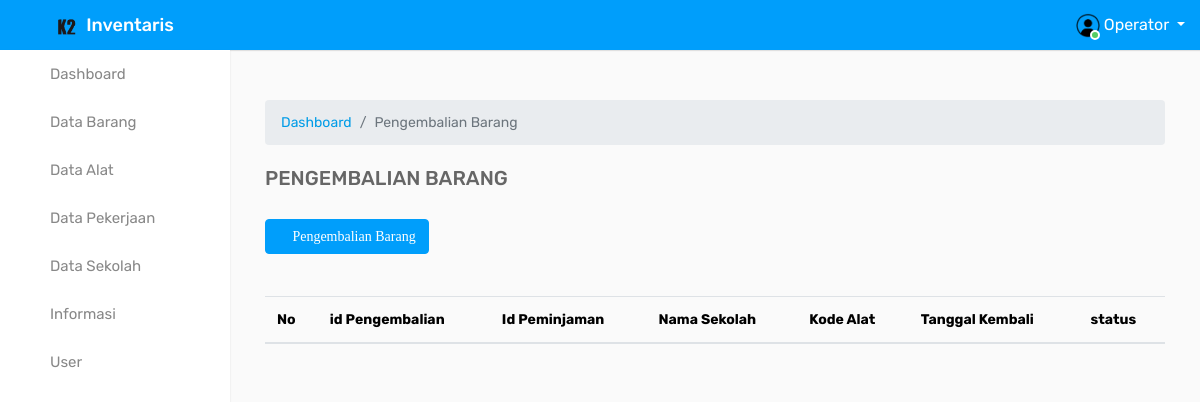
The app's page /operator/index.php?page=kembali (signed in), older data.
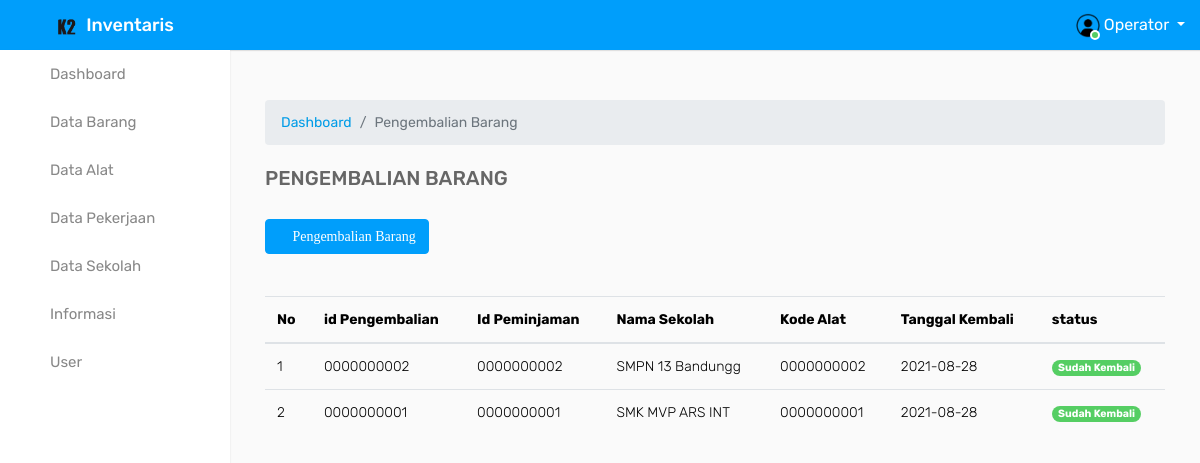
The same page, newer data.
### tables this page shows
CREATE TABLE `daftar_pengembalian` (
  `id_pengembalian` varchar(100) NOT NULL,
  `id_peminjaman` varchar(225) NOT NULL,
  `nama_sekolah` varchar(225) NOT NULL,
  `kode_alat` varchar(255) NOT NULL,
  `tanggal_kembali` varchar(255) NOT NULL,
  `status` enum('0','1') NOT NULL
);

### pages/kembali/tampil.php (the view, shortened to what this page needs)
<div class="page-wrapper">
            <div class="content">
                <div class="row">
            <div class="card-body table-responsive">
            <div class="page-title-right">
   <ol class="breadcrumb m-0">
      <li class="breadcrumb-item"><a href="javascript: void(0);">Dashboard</a></li>
      <li class="breadcrumb-item active">Pengembalian Barang</li>
   </ol>
</div>
<br>
                 <h5 class="header-title" style="font-size: 20px;">PENGEMBALIAN BARANG</h5>
                 <br>
           <div>
                 <a href="?page=kembali&aksi=tambah"><button type="button" class="btn btn-info"><i class="fa fa-plus"> Pengembalian Barang</button></a></i>
                 </div>
                 <br>
                    <br>
                <div>
                    <table id="dataTables-example" class="table border-0">
<thead>
                        <tr>
                            <th>No</th>
                            <th>id Pengembalian</th>
                            <th>Id Peminjaman</th>
                            <th>Nama Sekolah</th>
                            <th>Kode Alat</th>
                            <th>Tanggal Kembali</th>
                            <th>status</th>
                        </tr>
                        </thead>
                        <tbody>
                            <?php
                            include '../inc/koneksi.php';
                               $query= @mysqli_query($koneksi, "SELECT * FROM daftar_pengembalian ORDER BY id_pengembalian DESC") or die(mysqli_error($koneksi));
                              $no=1;
                              while ($data = @mysqli_fetch_array($query)) {
                                $STATUS  = $data['status'];
                            ?>
                                        <tr>
                                            <td><?php  echo $no; ?></td>
                                            <td><?php  echo $data['id_pengembalian'];  ?></td>
                                            <td><?php  echo $data['id_peminjaman'];  ?></td>
                                            <td><?php  echo $data['nama_sekolah']; ?></td>
                                            <td><?php  echo $data['kode_alat']; ?></td>
                                            <td><?php  echo $data['tanggal_kembali']; ?></td>
                                            <td>
                                                <span class="#" data-toggle="tooltip" data-placement="bottom">
                                                <?php if($STATUS==1){
                                                    echo "<span class='badge badge-pill badge-success'>Sudah Kembali</span>";
                                                }elseif($STATUS==0){
                                                    echo "<span class='badge badge-pill badge-danger'>Belum Kembali</span>";
                                                }
                                                 ?>
                                                </span>
                                            </td>
                                        </tr>
                                                                                                        <?php
    $no++;
    }
    ?>
                        </tbody>
                    </table>
                </div>
            </div>
        </div>
    </div>
</div>

### operator/index.php (shortened to what this page needs)
<!DOCTYPE html>
<html lang="en">
   <head>
      <link rel="stylesheet" type="text/css" href="../assets/css/bootstrap.min.css">
      <link rel="stylesheet" type="text/css" href="../assets/css/font-awesome.min.css">
      <link rel="stylesheet" type="text/css" href="../assets/css/select2.min.css">
      <link rel="stylesheet" type="text/css" href="../assets/css/dataTables.bootstrap4.min.css">
      <link rel="stylesheet" type="text/css" href="../assets/css/bootstrap-datetimepicker.min.css">
      <link rel="stylesheet" type="text/css" href="../assets/css/style.css">
   </head>
   <body>
      <div class="main-wrapper">
         <div class="header">
            <div class="header-left">
               <a href="index.php" class="logo">
               <img src="../assets/img/a.png" width="20" height="20" alt="">
               <span>Inventaris</span>
               </a>
            </div>
            <a id="toggle_btn" href="javascript:void(0);"><i class="fa fa-bars"></i></a>
            <ul class="nav user-menu float-right">
               <li class="nav-item dropdown has-arrow">
                  <a href="#" class="dropdown-toggle nav-link user-link" data-toggle="dropdown">
                  <span class="user-img">
                  <img class="rounded-circle" src="../assets/img/user.png" width="24">
                  <span class="status online"></span>
                  </span>
                  <span>Operator</span>
                  </a>
               </li>
            </ul>
         </div>
         <div class="sidebar" id="sidebar">
            <div class="sidebar-inner slimscroll">
               <div id="sidebar-menu" class="sidebar-menu">
                  <ul>
                     <?php
                        @$PAGE = $_GET['page'];
                        ?>
                     <li <?php if ($PAGE=="dashboard") { ?> class="active" <?php  } ?>>
                        <a href="?page=dashboard"><i class="fa fa-dashboard"></i> <span>Dashboard</span></a>
                     </li>
                     <li class="submenu">
                        <a href="#"><i class="fa fa-book"></i> <span> Data Barang </span> <span class="menu-arrow"></span></a>
                     </li>
                     <li class="submenu">
                        <a href="#"><i class="fa fa-cog"></i> <span> Data Alat </span> <span class="menu-arrow"></span></a>
                     </li>
                     <li <?php if ($PAGE=="pekerjaan") { ?> class="active" <?php  } ?>>
                        <a href="?page=pekerjaan"><i class="fa fa-calendar-check-o"></i> <span>Data Pekerjaan</span></a>
                     </li>
                     <li <?php if ($PAGE=="sekolah") { ?> class="active" <?php  } ?>>
                        <a href="?page=sekolah"><i class="fa fa-hospital-o"></i> <span>Data Sekolah</span></a>
                     </li>
                     <li <?php if ($PAGE=="informasi") { ?> class="active" <?php  } ?>>
                        <a href="?page=informasi"><i class="fa fa-laptop"></i> <span>Informasi</span></a>
                     </li>
                     <li <?php if ($PAGE=="user") { ?> class="active" <?php  } ?>>
                        <a href="?page=user"><i class="fa fa-user"></i> <span>User</span></a>
                     </li>
                  </ul>
               </div>
            </div>
         </div>
      </div>
      <?php include "../inc/menu.php" ?>
   </body>
</html>

### inc/menu.php (shortened to what this page needs)
<?php
@$PAGE = $_GET['page'];
switch ($PAGE) {
	case 'kembali':
		include '../pages/kembali/kembali.php';
		break;
}
?>

### pages/kembali/kembali.php (shortened to what this page needs)
<section class="">
    <?php
    @$page = $_GET['aksi'];
    switch ($page) {
        default:
            include "tampil.php";
            break;
    }
    ?>
</section>

Row changes from the older to the newer data that the page shows:
added daftar_pengembalian: id_pengembalian "0000000002", id_peminjaman "0000000002", nama_sekolah "SMPN 13 Bandungg", kode_alat "0000000002", tanggal_kembali "2021-08-28", status "Sudah Kembali"
added daftar_pengembalian: id_pengembalian "0000000001", id_peminjaman "0000000001", nama_sekolah "SMK MVP ARS INT", kode_alat "0000000001", tanggal_kembali "2021-08-28", status "Sudah Kembali"
